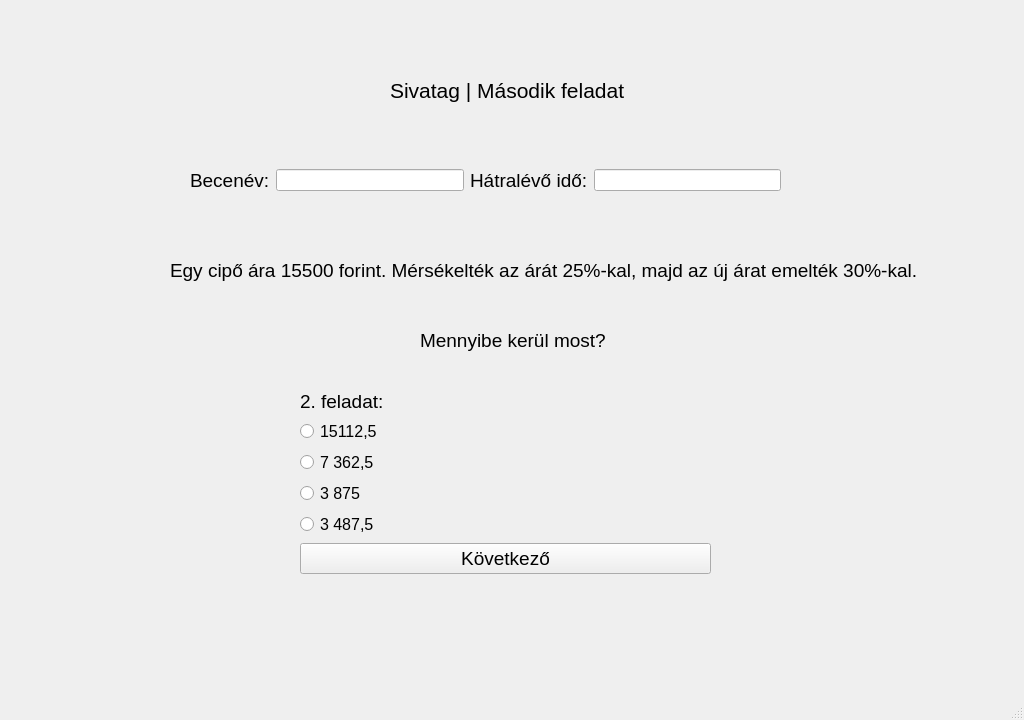
<?xml version="1.0" encoding="UTF-8"?>
<ui version="4.0">
 <class>ques1</class>
 <widget class="QMainWindow" name="ques1">
  <property name="geometry">
   <rect>
    <x>0</x>
    <y>0</y>
    <width>1024</width>
    <height>720</height>
   </rect>
  </property>
  <property name="windowTitle">
   <string>Játékos matematikai gyakorlóprogram</string>
  </property>
  <widget class="QWidget" name="centralwidget">
   <widget class="QLabel" name="label">
    <property name="geometry">
     <rect>
      <x>0</x>
      <y>-10</y>
      <width>1024</width>
      <height>720</height>
     </rect>
    </property>
    <property name="text">
     <string/>
    </property>
    <property name="pixmap">
     <pixmap>../szakdoga hátterek/28.jpg</pixmap>
    </property>
    <property name="scaledContents">
     <bool>true</bool>
    </property>
   </widget>
   <widget class="QLabel" name="label_4">
    <property name="geometry">
     <rect>
      <x>390</x>
      <y>70</y>
      <width>241</width>
      <height>41</height>
     </rect>
    </property>
    <property name="sizePolicy">
     <sizepolicy hsizetype="Expanding" vsizetype="Preferred">
      <horstretch>0</horstretch>
      <verstretch>0</verstretch>
     </sizepolicy>
    </property>
    <property name="font">
     <font>
      <pointsize>16</pointsize>
     </font>
    </property>
    <property name="cursor">
     <cursorShape>ArrowCursor</cursorShape>
    </property>
    <property name="text">
     <string>Sivatag | Második feladat</string>
    </property>
   </widget>
   <widget class="QWidget" name="horizontalLayoutWidget">
    <property name="geometry">
     <rect>
      <x>190</x>
      <y>140</y>
      <width>591</width>
      <height>81</height>
     </rect>
    </property>
    <layout class="QHBoxLayout" name="horizontalLayout">
     <item>
      <widget class="QLabel" name="label_2">
       <property name="font">
        <font>
         <pointsize>14</pointsize>
        </font>
       </property>
       <property name="text">
        <string>Becenév:</string>
       </property>
      </widget>
     </item>
     <item>
      <widget class="QLineEdit" name="T1">
       <property name="sizePolicy">
        <sizepolicy hsizetype="Expanding" vsizetype="Fixed">
         <horstretch>0</horstretch>
         <verstretch>0</verstretch>
        </sizepolicy>
       </property>
      </widget>
     </item>
     <item>
      <widget class="QLabel" name="label_3">
       <property name="font">
        <font>
         <pointsize>14</pointsize>
        </font>
       </property>
       <property name="text">
        <string>Hátralévő idő:</string>
       </property>
      </widget>
     </item>
     <item>
      <widget class="QLineEdit" name="T2">
       <property name="sizePolicy">
        <sizepolicy hsizetype="Expanding" vsizetype="Fixed">
         <horstretch>0</horstretch>
         <verstretch>0</verstretch>
        </sizepolicy>
       </property>
      </widget>
     </item>
    </layout>
   </widget>
   <widget class="QWidget" name="formLayoutWidget">
    <property name="geometry">
     <rect>
      <x>300</x>
      <y>390</y>
      <width>411</width>
      <height>251</height>
     </rect>
    </property>
    <layout class="QFormLayout" name="formLayout">
     <property name="labelAlignment">
      <set>Qt::AlignLeading|Qt::AlignLeft|Qt::AlignTop</set>
     </property>
     <item row="1" column="0">
      <widget class="QLabel" name="label_5">
       <property name="font">
        <font>
         <pointsize>14</pointsize>
        </font>
       </property>
       <property name="text">
        <string>2. feladat:</string>
       </property>
      </widget>
     </item>
     <item row="2" column="0">
      <widget class="QRadioButton" name="R1">
       <property name="font">
        <font>
         <pointsize>12</pointsize>
        </font>
       </property>
       <property name="text">
        <string>15112,5</string>
       </property>
      </widget>
     </item>
     <item row="3" column="0">
      <widget class="QRadioButton" name="R2">
       <property name="font">
        <font>
         <pointsize>12</pointsize>
        </font>
       </property>
       <property name="text">
        <string>7 362,5</string>
       </property>
      </widget>
     </item>
     <item row="4" column="0">
      <widget class="QRadioButton" name="R3">
       <property name="font">
        <font>
         <pointsize>12</pointsize>
        </font>
       </property>
       <property name="text">
        <string>3 875</string>
       </property>
      </widget>
     </item>
     <item row="6" column="0" colspan="2">
      <widget class="QPushButton" name="B1">
       <property name="font">
        <font>
         <pointsize>14</pointsize>
        </font>
       </property>
       <property name="text">
        <string>Következő</string>
       </property>
      </widget>
     </item>
     <item row="5" column="0">
      <widget class="QRadioButton" name="R4">
       <property name="font">
        <font>
         <pointsize>12</pointsize>
        </font>
       </property>
       <property name="text">
        <string>3 487,5</string>
       </property>
      </widget>
     </item>
    </layout>
   </widget>
   <widget class="QLabel" name="label_6">
    <property name="geometry">
     <rect>
      <x>170</x>
      <y>230</y>
      <width>761</width>
      <height>81</height>
     </rect>
    </property>
    <property name="font">
     <font>
      <pointsize>14</pointsize>
     </font>
    </property>
    <property name="text">
     <string>Egy cipő ára 15500 forint. Mérsékelték az árát 25%-kal, majd az új árat emelték 30%-kal.</string>
    </property>
    <property name="scaledContents">
     <bool>true</bool>
    </property>
   </widget>
   <widget class="QLabel" name="label_8">
    <property name="geometry">
     <rect>
      <x>420</x>
      <y>300</y>
      <width>201</width>
      <height>81</height>
     </rect>
    </property>
    <property name="font">
     <font>
      <pointsize>14</pointsize>
     </font>
    </property>
    <property name="text">
     <string>Mennyibe kerül most?</string>
    </property>
    <property name="scaledContents">
     <bool>true</bool>
    </property>
   </widget>
  </widget>
  <widget class="QMenuBar" name="menubar">
   <property name="geometry">
    <rect>
     <x>0</x>
     <y>0</y>
     <width>1024</width>
     <height>21</height>
    </rect>
   </property>
  </widget>
  <widget class="QStatusBar" name="statusbar"/>
 </widget>
 <resources/>
 <connections/>
</ui>
